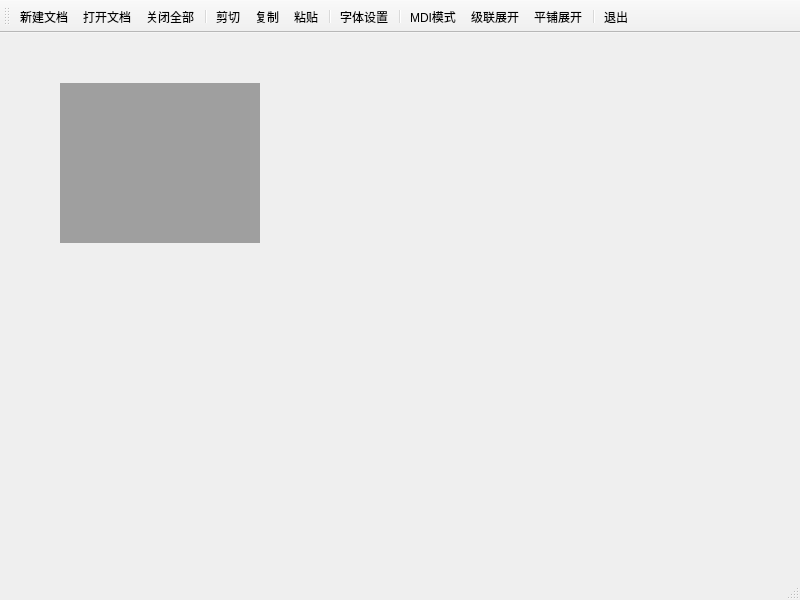
<?xml version="1.0" encoding="UTF-8"?>
<ui version="4.0">
 <class>MainWindow</class>
 <widget class="QMainWindow" name="MainWindow">
  <property name="geometry">
   <rect>
    <x>0</x>
    <y>0</y>
    <width>800</width>
    <height>600</height>
   </rect>
  </property>
  <property name="windowTitle">
   <string>MainWindow</string>
  </property>
  <widget class="QWidget" name="centralwidget">
   <widget class="QMdiArea" name="mdiArea">
    <property name="geometry">
     <rect>
      <x>60</x>
      <y>50</y>
      <width>200</width>
      <height>160</height>
     </rect>
    </property>
   </widget>
  </widget>
  <widget class="QMenuBar" name="menubar">
   <property name="geometry">
    <rect>
     <x>0</x>
     <y>0</y>
     <width>800</width>
     <height>21</height>
    </rect>
   </property>
  </widget>
  <widget class="QStatusBar" name="statusbar"/>
  <widget class="QToolBar" name="toolBar">
   <property name="windowTitle">
    <string>toolBar</string>
   </property>
   <attribute name="toolBarArea">
    <enum>TopToolBarArea</enum>
   </attribute>
   <attribute name="toolBarBreak">
    <bool>false</bool>
   </attribute>
   <addaction name="actNewDoc"/>
   <addaction name="actOpenDoc"/>
   <addaction name="actCloseAll"/>
   <addaction name="separator"/>
   <addaction name="actCut"/>
   <addaction name="actCopy"/>
   <addaction name="actPaste"/>
   <addaction name="separator"/>
   <addaction name="actFont"/>
   <addaction name="separator"/>
   <addaction name="actMdi"/>
   <addaction name="actCascade"/>
   <addaction name="actTile"/>
   <addaction name="separator"/>
   <addaction name="actQuit"/>
  </widget>
  <action name="actNewDoc">
   <property name="text">
    <string>新建文档</string>
   </property>
  </action>
  <action name="actOpenDoc">
   <property name="text">
    <string>打开文档</string>
   </property>
  </action>
  <action name="actCloseAll">
   <property name="text">
    <string>关闭全部</string>
   </property>
  </action>
  <action name="actCut">
   <property name="text">
    <string>剪切</string>
   </property>
  </action>
  <action name="actCopy">
   <property name="text">
    <string>复制</string>
   </property>
  </action>
  <action name="actPaste">
   <property name="text">
    <string>粘贴</string>
   </property>
  </action>
  <action name="actFont">
   <property name="text">
    <string>字体设置</string>
   </property>
  </action>
  <action name="actMdi">
   <property name="checkable">
    <bool>true</bool>
   </property>
   <property name="text">
    <string>MDI模式</string>
   </property>
  </action>
  <action name="actCascade">
   <property name="text">
    <string>级联展开</string>
   </property>
  </action>
  <action name="actTile">
   <property name="text">
    <string>平铺展开</string>
   </property>
  </action>
  <action name="actQuit">
   <property name="text">
    <string>退出</string>
   </property>
  </action>
 </widget>
 <resources/>
 <connections/>
</ui>
